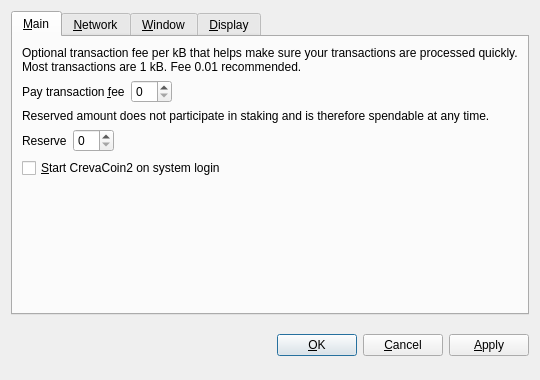
<?xml version="1.0" encoding="UTF-8"?>
<ui version="4.0">
 <class>OptionsDialog</class>
 <widget class="QDialog" name="OptionsDialog">
  <property name="geometry">
   <rect>
    <x>0</x>
    <y>0</y>
    <width>540</width>
    <height>380</height>
   </rect>
  </property>
  <property name="windowTitle">
   <string>Options</string>
  </property>
  <property name="modal">
   <bool>true</bool>
  </property>
  <layout class="QVBoxLayout" name="verticalLayout">
   <item>
    <widget class="QTabWidget" name="tabWidget">
     <property name="tabPosition">
      <enum>QTabWidget::North</enum>
     </property>
     <property name="currentIndex">
      <number>0</number>
     </property>
     <widget class="QWidget" name="tabMain">
      <attribute name="title">
       <string>&amp;Main</string>
      </attribute>
      <layout class="QVBoxLayout" name="verticalLayout_Main">
       <item>
        <widget class="QLabel" name="transactionFeeInfoLabel">
         <property name="text">
          <string>Optional transaction fee per kB that helps make sure your transactions are processed quickly. Most transactions are 1 kB. Fee 0.01 recommended.</string>
         </property>
         <property name="textFormat">
          <enum>Qt::PlainText</enum>
         </property>
         <property name="wordWrap">
          <bool>true</bool>
         </property>
        </widget>
       </item>
       <item>
        <layout class="QHBoxLayout" name="horizontalLayoutFee">
         <item>
          <widget class="QLabel" name="transactionFeeLabel">
           <property name="text">
            <string>Pay transaction &amp;fee</string>
           </property>
           <property name="textFormat">
            <enum>Qt::PlainText</enum>
           </property>
           <property name="buddy">
            <cstring>transactionFee</cstring>
           </property>
          </widget>
         </item>
         <item>
          <widget class="BitcoinAmountField" name="transactionFee"/>
         </item>
         <item>
          <spacer name="horizontalSpacerFee">
           <property name="orientation">
            <enum>Qt::Horizontal</enum>
           </property>
           <property name="sizeHint" stdset="0">
            <size>
             <width>40</width>
             <height>20</height>
            </size>
           </property>
          </spacer>
         </item>
        </layout>
       </item>
       <item>
        <widget class="QLabel" name="reserveBalanceInfoLabel">
         <property name="text">
          <string>Reserved amount does not participate in staking and is therefore spendable at any time.</string>
         </property>
         <property name="textFormat">
          <enum>Qt::PlainText</enum>
         </property>
         <property name="wordWrap">
          <bool>true</bool>
         </property>
        </widget>
       </item>
       <item>
        <layout class="QHBoxLayout" name="horizontalLayoutReserveBalance">
         <item>
          <widget class="QLabel" name="reserveBalanceLabel">
           <property name="text">
            <string>Reserve</string>
           </property>
           <property name="textFormat">
            <enum>Qt::PlainText</enum>
           </property>
           <property name="buddy">
            <cstring>reserveBalance</cstring>
           </property>
          </widget>
         </item>
         <item>
          <widget class="BitcoinAmountField" name="reserveBalance"/>
         </item>
         <item>
          <spacer name="horizontalSpacerReserveBalance">
           <property name="orientation">
            <enum>Qt::Horizontal</enum>
           </property>
           <property name="sizeHint" stdset="0">
            <size>
             <width>40</width>
             <height>20</height>
            </size>
           </property>
          </spacer>
         </item>
        </layout>
       </item>
       <item>
        <widget class="QCheckBox" name="bitcoinAtStartup">
         <property name="toolTip">
          <string>Automatically start CrevaCoin2 after logging in to the system.</string>
         </property>
         <property name="text">
          <string>&amp;Start CrevaCoin2 on system login</string>
         </property>
        </widget>
       </item>
       <item>
        <spacer name="verticalSpacer_Main">
         <property name="orientation">
          <enum>Qt::Vertical</enum>
         </property>
         <property name="sizeHint" stdset="0">
          <size>
           <width>20</width>
           <height>40</height>
          </size>
         </property>
        </spacer>
       </item>
      </layout>
     </widget>
     <widget class="QWidget" name="tabNetwork">
      <attribute name="title">
       <string>&amp;Network</string>
      </attribute>
      <layout class="QVBoxLayout" name="verticalLayout_Network">
       <item>
        <widget class="QCheckBox" name="mapPortUpnp">
         <property name="toolTip">
          <string>Automatically open the CrevaCoin2 client port on the router. This only works when your router supports UPnP and it is enabled.</string>
         </property>
         <property name="text">
          <string>Map port using &amp;UPnP</string>
         </property>
        </widget>
       </item>
       <item>
        <widget class="QCheckBox" name="connectSocks">
         <property name="toolTip">
          <string>Connect to the CrevaCoin2 network through a SOCKS proxy (e.g. when connecting through Tor).</string>
         </property>
         <property name="text">
          <string>&amp;Connect through SOCKS proxy:</string>
         </property>
        </widget>
       </item>
       <item>
        <layout class="QHBoxLayout" name="horizontalLayout_Network">
         <item>
          <widget class="QLabel" name="proxyIpLabel">
           <property name="text">
            <string>Proxy &amp;IP:</string>
           </property>
           <property name="textFormat">
            <enum>Qt::PlainText</enum>
           </property>
           <property name="buddy">
            <cstring>proxyIp</cstring>
           </property>
          </widget>
         </item>
         <item>
          <widget class="QValidatedLineEdit" name="proxyIp">
           <property name="maximumSize">
            <size>
             <width>140</width>
             <height>16777215</height>
            </size>
           </property>
           <property name="toolTip">
            <string>IP address of the proxy (e.g. 127.0.0.1)</string>
           </property>
          </widget>
         </item>
         <item>
          <widget class="QLabel" name="proxyPortLabel">
           <property name="text">
            <string>&amp;Port:</string>
           </property>
           <property name="textFormat">
            <enum>Qt::PlainText</enum>
           </property>
           <property name="buddy">
            <cstring>proxyPort</cstring>
           </property>
          </widget>
         </item>
         <item>
          <widget class="QLineEdit" name="proxyPort">
           <property name="maximumSize">
            <size>
             <width>55</width>
             <height>16777215</height>
            </size>
           </property>
           <property name="toolTip">
            <string>Port of the proxy (e.g. 9050)</string>
           </property>
          </widget>
         </item>
         <item>
          <widget class="QLabel" name="socksVersionLabel">
           <property name="text">
            <string>SOCKS &amp;Version:</string>
           </property>
           <property name="textFormat">
            <enum>Qt::PlainText</enum>
           </property>
           <property name="buddy">
            <cstring>socksVersion</cstring>
           </property>
          </widget>
         </item>
         <item>
          <widget class="QValueComboBox" name="socksVersion">
           <property name="toolTip">
            <string>SOCKS version of the proxy (e.g. 5)</string>
           </property>
          </widget>
         </item>
         <item>
          <spacer name="horizontalSpacer_Network">
           <property name="orientation">
            <enum>Qt::Horizontal</enum>
           </property>
           <property name="sizeHint" stdset="0">
            <size>
             <width>40</width>
             <height>20</height>
            </size>
           </property>
          </spacer>
         </item>
        </layout>
       </item>
       <item>
        <spacer name="verticalSpacer_Network">
         <property name="orientation">
          <enum>Qt::Vertical</enum>
         </property>
         <property name="sizeHint" stdset="0">
          <size>
           <width>20</width>
           <height>40</height>
          </size>
         </property>
        </spacer>
       </item>
      </layout>
     </widget>
     <widget class="QWidget" name="tabWindow">
      <attribute name="title">
       <string>&amp;Window</string>
      </attribute>
      <layout class="QVBoxLayout" name="verticalLayout_Window">
       <item>
        <widget class="QCheckBox" name="minimizeToTray">
         <property name="toolTip">
          <string>Show only a tray icon after minimizing the window.</string>
         </property>
         <property name="text">
          <string>&amp;Minimize to the tray instead of the taskbar</string>
         </property>
        </widget>
       </item>
       <item>
        <widget class="QCheckBox" name="minimizeOnClose">
         <property name="toolTip">
          <string>Minimize instead of exit the application when the window is closed. When this option is enabled, the application will be closed only after selecting Quit in the menu.</string>
         </property>
         <property name="text">
          <string>M&amp;inimize on close</string>
         </property>
        </widget>
       </item>
       <item>
        <spacer name="verticalSpacer_Window">
         <property name="orientation">
          <enum>Qt::Vertical</enum>
         </property>
         <property name="sizeHint" stdset="0">
          <size>
           <width>20</width>
           <height>40</height>
          </size>
         </property>
        </spacer>
       </item>
      </layout>
     </widget>
     <widget class="QWidget" name="tabDisplay">
      <attribute name="title">
       <string>&amp;Display</string>
      </attribute>
      <layout class="QVBoxLayout" name="verticalLayout_Display">
       <item>
        <layout class="QHBoxLayout" name="horizontalLayout_1_Display">
         <item>
          <widget class="QLabel" name="langLabel">
           <property name="text">
            <string>User Interface &amp;language:</string>
           </property>
           <property name="textFormat">
            <enum>Qt::PlainText</enum>
           </property>
           <property name="buddy">
            <cstring>lang</cstring>
           </property>
          </widget>
         </item>
         <item>
          <widget class="QValueComboBox" name="lang">
           <property name="toolTip">
            <string>The user interface language can be set here. This setting will take effect after restarting CrevaCoin2.</string>
           </property>
          </widget>
         </item>
        </layout>
       </item>
       <item>
        <layout class="QHBoxLayout" name="horizontalLayout_2_Display">
         <item>
          <widget class="QLabel" name="unitLabel">
           <property name="text">
            <string>&amp;Unit to show amounts in:</string>
           </property>
           <property name="textFormat">
            <enum>Qt::PlainText</enum>
           </property>
           <property name="buddy">
            <cstring>unit</cstring>
           </property>
          </widget>
         </item>
         <item>
          <widget class="QValueComboBox" name="unit">
           <property name="toolTip">
            <string>Choose the default subdivision unit to show in the interface and when sending coins.</string>
           </property>
          </widget>
         </item>
        </layout>
       </item>
       <item>
        <widget class="QCheckBox" name="displayAddresses">
         <property name="toolTip">
          <string>Whether to show CrevaCoin2 addresses in the transaction list or not.</string>
         </property>
         <property name="text">
          <string>&amp;Display addresses in transaction list</string>
         </property>
        </widget>
       </item>
       <item>
        <widget class="QCheckBox" name="coinControlFeatures">
         <property name="toolTip">
          <string>Whether to show coin control features or not.</string>
         </property>
         <property name="text">
          <string>Display coin &amp;control features (experts only!)</string>
         </property>
        </widget>
       </item>
       <item>
        <spacer name="verticalSpacer_Display">
         <property name="orientation">
          <enum>Qt::Vertical</enum>
         </property>
         <property name="sizeHint" stdset="0">
          <size>
           <width>20</width>
           <height>40</height>
          </size>
         </property>
        </spacer>
       </item>
      </layout>
     </widget>
    </widget>
   </item>
   <item>
    <layout class="QHBoxLayout" name="horizontalLayout_Buttons">
     <item>
      <spacer name="horizontalSpacer_1">
       <property name="orientation">
        <enum>Qt::Horizontal</enum>
       </property>
       <property name="sizeHint" stdset="0">
        <size>
         <width>40</width>
         <height>48</height>
        </size>
       </property>
      </spacer>
     </item>
     <item>
      <widget class="QLabel" name="statusLabel">
       <property name="font">
        <font>
         <weight>75</weight>
         <bold>true</bold>
        </font>
       </property>
       <property name="text">
        <string/>
       </property>
       <property name="textFormat">
        <enum>Qt::PlainText</enum>
       </property>
       <property name="wordWrap">
        <bool>true</bool>
       </property>
      </widget>
     </item>
     <item>
      <spacer name="horizontalSpacer_2">
       <property name="orientation">
        <enum>Qt::Horizontal</enum>
       </property>
       <property name="sizeHint" stdset="0">
        <size>
         <width>40</width>
         <height>48</height>
        </size>
       </property>
      </spacer>
     </item>
     <item>
      <widget class="QPushButton" name="okButton">
       <property name="text">
        <string>&amp;OK</string>
       </property>
      </widget>
     </item>
     <item>
      <widget class="QPushButton" name="cancelButton">
       <property name="text">
        <string>&amp;Cancel</string>
       </property>
       <property name="autoDefault">
        <bool>false</bool>
       </property>
      </widget>
     </item>
     <item>
      <widget class="QPushButton" name="applyButton">
       <property name="text">
        <string>&amp;Apply</string>
       </property>
       <property name="autoDefault">
        <bool>false</bool>
       </property>
      </widget>
     </item>
    </layout>
   </item>
  </layout>
 </widget>
 <customwidgets>
  <customwidget>
   <class>BitcoinAmountField</class>
   <extends>QSpinBox</extends>
   <header>bitcoinamountfield.h</header>
  </customwidget>
  <customwidget>
   <class>QValueComboBox</class>
   <extends>QComboBox</extends>
   <header>qvaluecombobox.h</header>
  </customwidget>
  <customwidget>
   <class>QValidatedLineEdit</class>
   <extends>QLineEdit</extends>
   <header>qvalidatedlineedit.h</header>
  </customwidget>
 </customwidgets>
 <resources/>
 <connections/>
</ui>
